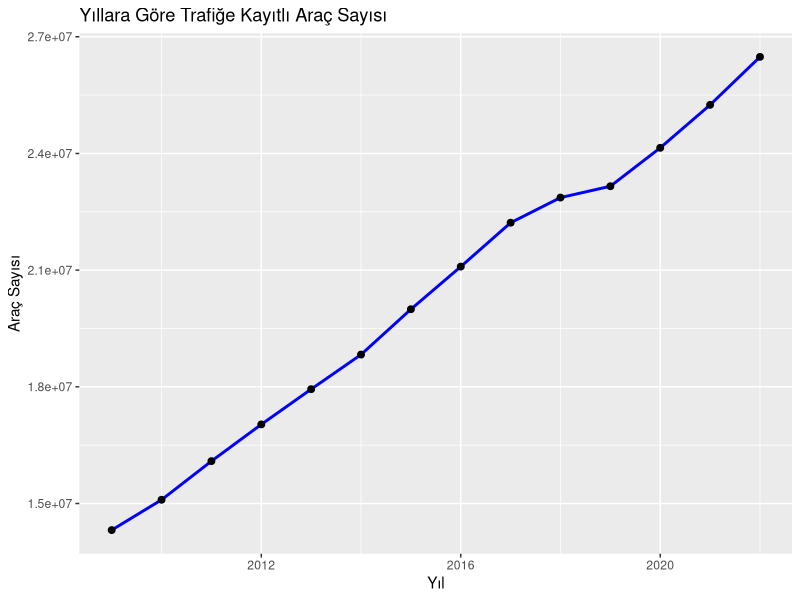
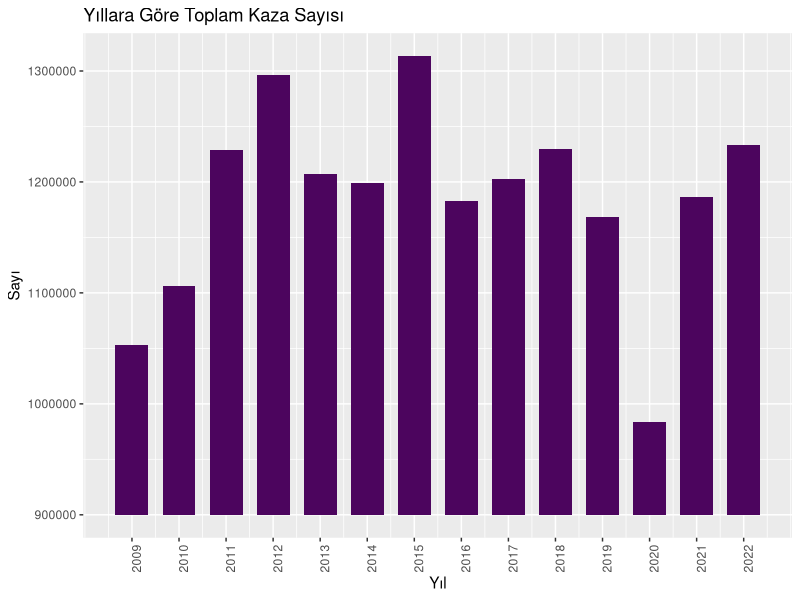
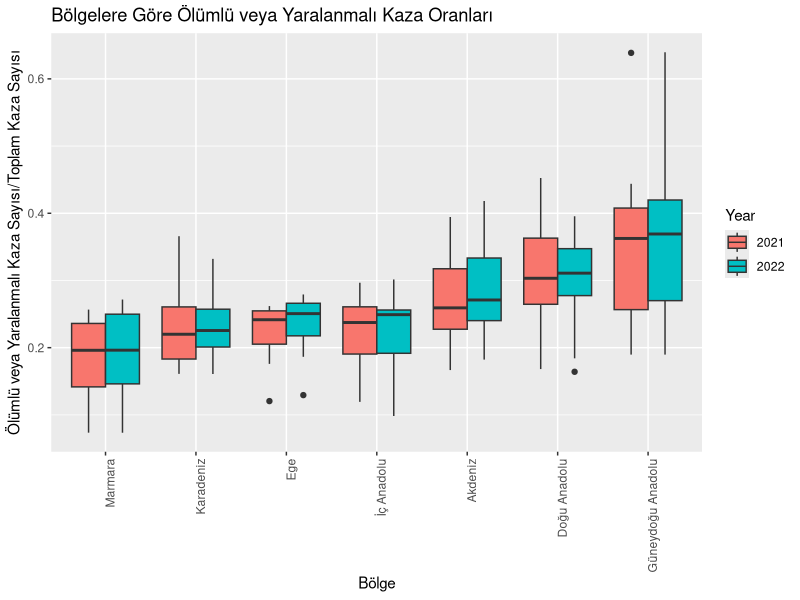
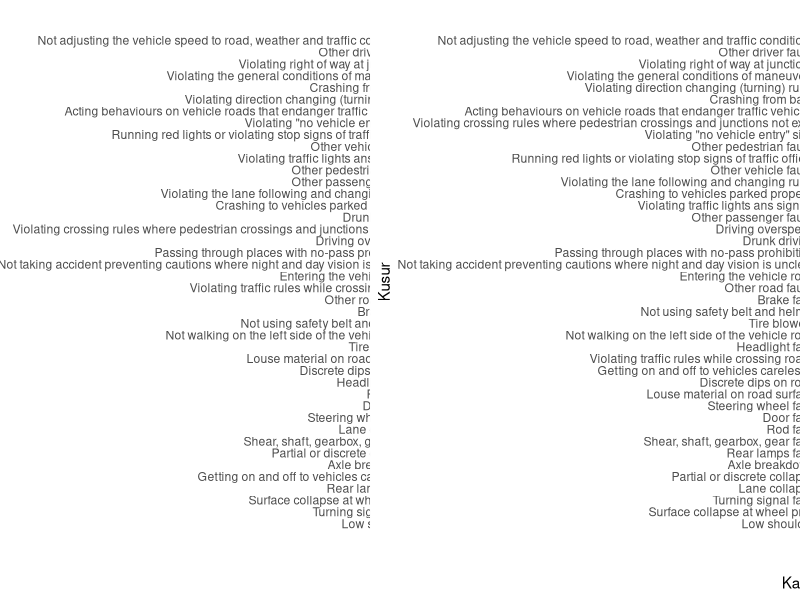

Write the R code that produced these figures, in order.
## ---- chunk 1
#| code-fold: true
#| code-summary: "Kodu görüntüle"
# Gerekli Kütüphaneler
#install.packages("tidyverse")  # Veri işleme ve görselleştirme
#install.packages("readxl")     # Excel dosyalarını okuma
#install.packages("ggplot2")    # Görselleştirme
#install.packages("gridExtra")    # Görselleştirme (subplot)

library(tidyverse)
library(readxl)
library(ggplot2)
library(gridExtra)

# Veriyi okuma
total_2009_2022 <- read_excel("trafige_kayitli_arac_kaza_olu_ve_yarali_sayisi_2009_2022.xls")
iller_2022 <- read_excel("illere_gore_trafik_kaza_olu_ve_yarali_sayisi_2022.xls")
iller_2021 <- read_excel("illere_gore_trafik_kaza_olu_ve_yarali_sayisi_2021.xls")
kusurlar_2022 <- read_excel("olumlu_yaralanmali_kazaya_neden_olan_kusurlar_2022.xls")
kusurlar_2021 <- read_excel("olumlu_yaralanmali_kazaya_neden_olan_kusurlar_2021.xls")

# Veri (sütun) isimlerini R tarafından okunabilir şekilde düzünleme
names(total_2009_2022) <- make.names(names(total_2009_2022), unique = TRUE)
names(iller_2022) <- make.names(names(iller_2022), unique = TRUE)
names(iller_2021) <- make.names(names(iller_2021), unique = TRUE)
names(kusurlar_2022) <- make.names(names(kusurlar_2022), unique = TRUE)
names(kusurlar_2021) <- make.names(names(kusurlar_2021), unique = TRUE)
# Türkiye'nin coğrafi bölgelerine göre şehirlerin listesini oluşturma
turkiye_bolgeler <- list(
  "Marmara" = c("İstanbul", "Kocaeli", "Bursa", "Balıkesir", "Çanakkale", "Yalova", "Bilecik", "Edirne", "Kırklareli", "Tekirdağ", "Sakarya"),
  "Ege" = c("İzmir", "Aydın", "Muğla", "Manisa", "Denizli", "Uşak", "Afyonkarahisar", "Kütahya"),
  "Akdeniz" = c("Antalya", "Mersin", "Adana", "Hatay", "Isparta", "Burdur", "Osmaniye", "Kahramanmaraş"),
  "İç Anadolu" = c("Ankara", "Konya", "Eskişehir", "Kayseri", "Nevşehir", "Kırşehir", "Aksaray", "Kırıkkale", "Yozgat", "Niğde", "Karaman", "Sivas", "Çankırı"),
  "Doğu Anadolu" = c("Van", "Erzurum", "Ağrı", "Malatya", "Bingöl", "Elazığ", "Tunceli", "Erzincan", "Muş", "Hakkari", "Iğdır", "Ardahan", "Bitlis", "Şırnak", "Kars"),
  "Güneydoğu Anadolu" = c("Diyarbakır", "Şanlıurfa", "Gaziantep", "Mardin", "Adıyaman", "Kilis", "Batman", "Siirt"),
  "Karadeniz" = c("Zonguldak", "Bartın", "Karabük", "Kastamonu", "Sinop","Samsun", "Ordu", "Giresun", "Trabzon", "Rize", "Artvin", "Bolu", "Çorum", "Tokat", "Amasya", "Bayburt", "Gümüşhane", "Düzce")
)

# Şehirleri bölgelere göre ayırma (fonksiyon)
bolge_bolme <- function(province) {
  bolge <- NA
  for (bolge_adi in names(turkiye_bolgeler)) {
    if (province %in% turkiye_bolgeler[[bolge_adi]]) {
      bolge <- bolge_adi
      break
    }
  }
  return(bolge)
}

# Fonksiyonu listelere uygulama
iller_2021$Region <- sapply(iller_2021$X.Province, bolge_bolme)
iller_2022$Region <- sapply(iller_2022$X.Province, bolge_bolme)

# Verinin kısa özeti
head(total_2009_2022, 14)  # İlk birkaç satırı inceleme


# Line Plot - Araç Sayılarının Yıllara Göre Değişimi
ggplot(total_2009_2022, aes(x = Year, y = Number.of.vehicles.registered.to.traffic, group = 1)) +
  geom_line(color = "blue", size = 1) +
  geom_point(size = 2) +
  labs(title = "Yıllara Göre Trafiğe Kayıtlı Araç Sayısı", x = "Yıl", y = "Araç Sayısı")

## ---- chunk 2
#| code-fold: true
#| code-summary: "Kodu görüntüle"
# Bar Plot - Kazaların Yıllara Göre Değişimi
ggplot(total_2009_2022, aes(x = Year, y = Total.number.of.accidents)) +
  geom_bar(stat = "identity", position = position_dodge(), width = 0.7, fill = "#4C055E") + 
  scale_y_continuous(limits = c(9e+05, NA), oob = scales::oob_squish) + 
  theme(axis.text.x = element_text(angle = 90, hjust = 0.5)) +
  scale_x_continuous(breaks = seq(min(total_2009_2022$Year), max(total_2009_2022$Year), by = 1), labels = as.character(seq(min(total_2009_2022$Year), max(total_2009_2022$Year), by = 1))) +
  labs(title = "Yıllara Göre Toplam Kaza Sayısı", 
       x = "Yıl", y = "Sayı")
## ---- chunk 3
#| code-fold: true
#| code-summary: "Kodu görüntüle"
# Yıllara göre illerdeki ölümlü ve/veya yaralanmalı kaza sayısı oranlarını listelere ekleme
iller_2022 <- iller_2022 %>%
  mutate(Ratio = Number.of.accidents.involving.death.or.injury / Total.number.of.accidents)
iller_2021 <- iller_2021 %>%
  mutate(Ratio = Number.of.accidents.involving.death.or.injury / Total.number.of.accidents)


# Veri setlerine 'yıl' etiketi ekleme
iller_2021$Year <- '2021'
iller_2022$Year <- '2022'

# Veri setlerini birleştirme (boxplot çizimi için)
combined_data <- rbind(iller_2021, iller_2022)

combined_data <- combined_data %>%
  group_by(Region) %>%
  mutate(median_Ratio = median(Ratio)) %>%
  ungroup() %>%
  arrange(median_Ratio)  # Medyan değere göre artan sıralama

# Şehirleri medyan değerlerine göre sıralama
combined_data$Region <- factor(combined_data$Region, levels = unique(combined_data$Region))

# Box Plot - 2021-2022 Yıllarına Göre Ölümlü veya Yaralanma Kazaların Sayısının Değişimi
ggplot(combined_data, aes(x = Region, y = Ratio, fill = Year)) +
  geom_boxplot(position = position_dodge(0.75)) +
  labs(title = "Bölgelere Göre Ölümlü veya Yaralanmalı Kaza Oranları", x = "Bölge", y = "Ölümlü veya Yaralanmalı Kaza Sayısı/Toplam Kaza Sayısı") +
  theme(axis.text.x = element_text(angle = 90, hjust = 1)) # X eksenindeki etiketleri düzenle

## ---- chunk 4
#| code-fold: true
#| code-summary: "Kodu görüntüle"
# Kusurları azalan sırlama ile hizalama
kusurlar_2021$Faults <- factor(kusurlar_2021$Faults, levels = kusurlar_2021$Faults[order(kusurlar_2021$Total)])
kusurlar_2022$Faults <- factor(kusurlar_2022$Faults, levels = kusurlar_2022$Faults[order(kusurlar_2022$Total)])


# Bar Plot - 2021-2022 Yıllarına Göre Kusurların Değişimi
p1 <- ggplot(kusurlar_2021, aes(x = Total, y = Faults)) +
  geom_bar(stat = "identity", position = position_dodge(), width = 0.7, fill = "#09801E") + 
  theme(axis.text.x = element_text(angle = 90, hjust = 0.5)) + scale_x_log10() + 
  labs(title = "2021 Yılı Kazalardaki Kusur Sayıları", 
        x = "Kaza Sayısı", y = "Kusur")

p2 <- ggplot(kusurlar_2022, aes(x = Total, y = Faults)) +
  geom_bar(stat = "identity", position = position_dodge(), width = 0.7, fill = "#09801E") + 
  theme(axis.text.x = element_text(angle = 90, hjust = 0.5)) + scale_x_log10() + 
  labs(title = "2022 Yılı Kazalardaki Kusur Sayıları", 
       x = "Kaza Sayısı", y = "Kusur")

grid.arrange(p1, p2, ncol = 2)


